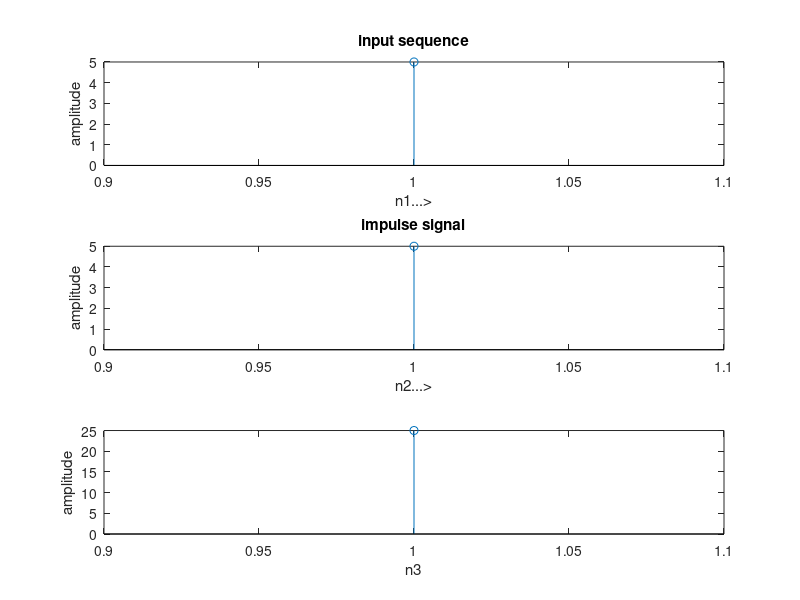

The MATLAB script that drew this image:
clc;
clear all;
close all;
%program for linear convolution
%to get thr input sequence
n1=input('enter the length of first sequence');
n2=input('enter the length of impulse sequence');
x=input('enter the input sequence');
h=input('enter the impulse sequence');
%convolution operation
y=conv(x,h);
%to plot the signal
subplot(3,1,1);
stem(x);
ylabel('amplitude');
xlabel('n1...>');
title('input sequence');
subplot(3,1,2);
stem(h);
ylabel('amplitude');
xlabel('n2...>');
title('impulse signal')
subplot(3,1,3);
stem(y);
ylabel('amplitude');
xlabel('n3');
disp('the resultant signal is ');y